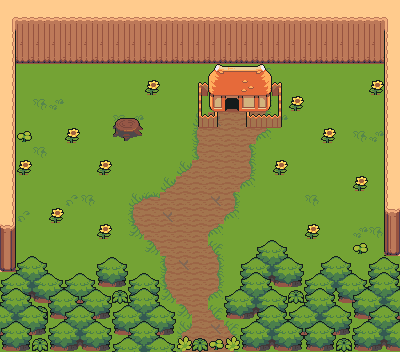

A 2D game scene composited from a Tiled map and its tileset images. What follows is a short description and the map's XML, with each tile layer's data collapsed to a summary:
An orthogonal 25x22 tile map with 16x16 px tiles, 6 tile layers (floor, trees, trees 2, walls, ...), 7 tilesets and 3 objects.

<map version="1.9" tiledversion="1.9.2" orientation="orthogonal" renderorder="right-down" width="25" height="22" tilewidth="16" tileheight="16" infinite="0" nextlayerid="15" nextobjectid="7">
 <tileset firstgid="1" source="Sources/TilesetExteriorFloor.tsx" />
 <tileset firstgid="573" source="Sources/TilesetNature.tsx" />
 <tileset firstgid="909" source="Sources/TilesetField.tsx" />
 <tileset firstgid="939" source="Sources/Tall Grass hill tiles v.2.tsx" />
 <tileset firstgid="987" source="Sources/TilesetHouse.tsx" />
 <tileset firstgid="1746" source="Sources/TilesetRelief.tsx" />
 <tileset firstgid="1986" source="Sources/CatSprite.tsx" />
 <objectgroup id="6" name="Animation">
  <object id="1" gid="1026" x="300" y="216" width="16" height="16" />
 </objectgroup>
 <objectgroup id="8" name="interactables">
  <object id="4" gid="592" x="215.881" y="122.971" width="33.5" height="16">
   <properties>
    <property name="destination_room" value="11" />
    <property name="on_interact" value="room_transition" />
    <property name="transition_direction" value="0" />
    <property name="transition_id" value="enemy_house" />
   </properties>
  </object>
  <object id="5" gid="1772" x="182.667" y="347.667" width="50.1667" height="19.3333">
   <properties>
    <property name="destination_room" value="1" />
    <property name="on_interact" value="room_transition" />
    <property name="transition_direction" value="0" />
    <property name="transition_id" value="main_room" />
   </properties>
  </object>
 </objectgroup>
 <layer id="1" name="floor" width="25" height="22">
  <data>[550 cells, 450 non-empty, 14 distinct tile ids]</data>
 </layer>
 <layer id="11" name="trees" width="25" height="22">
  <data>[550 cells, 100 non-empty, 14 distinct tile ids]</data>
 </layer>
 <layer id="12" name="trees 2" width="25" height="22">
  <data>[550 cells, 26 non-empty, 4 distinct tile ids]</data>
 </layer>
 <layer id="9" name="walls" width="25" height="22">
  <data>[550 cells, 163 non-empty, 26 distinct tile ids]</data>
 </layer>
 <layer id="14" name="building" width="25" height="22">
  <data>[550 cells, 35 non-empty, 20 distinct tile ids]</data>
 </layer>
 <layer id="5" name="over layer" width="25" height="22">
  <data>[550 cells, 4 non-empty, 4 distinct tile ids]</data>
 </layer>
</map>
